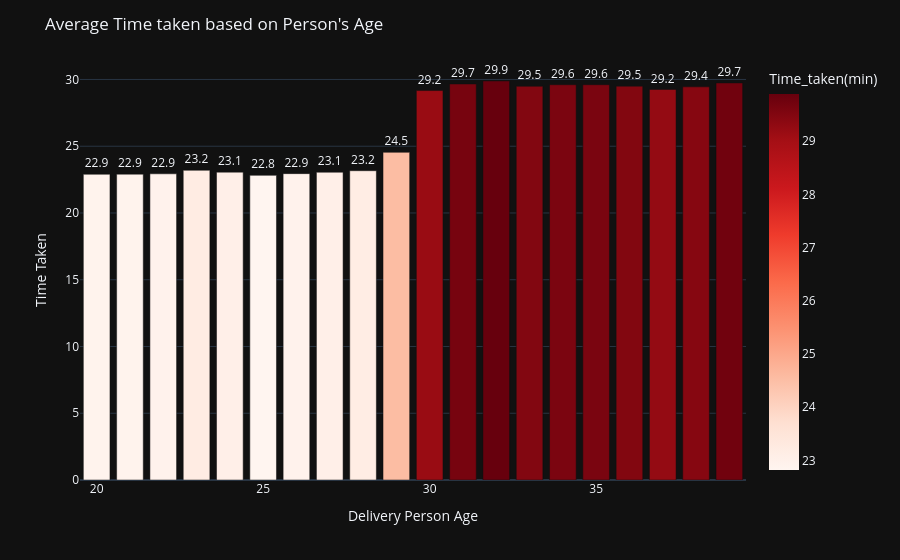

Source (notebook cell):
### Markdown cell above
## Bi-Variate Analysis

### Code cell
grp_df = df.groupby('Delivery_person_Age', as_index=False)['Time_taken(min)'].mean()
fig = px.bar(data_frame=grp_df, x = "Delivery_person_Age", y='Time_taken(min)', text='Time_taken(min)',
             color='Time_taken(min)', color_continuous_scale='reds')
fig.update_traces(texttemplate='%{text:.3s}', textposition='outside')
fig.update_layout(xaxis_title = "Delivery Person Age", yaxis_title="Time Taken",
                  title = "Average Time taken based on Person's Age", showlegend=False, template = 'plotly_dark',)
fig.show()

### Figure 1 — Plotly figure (JSON) as saved in the notebook; plotly's stock layout.template omitted (floating-point values rounded to 4 significant figures)
{"data": [{"hovertemplate": "Delivery_person_Age=%{x}<br>Time_taken(min)=%{marker.color}<extra></extra>", "legendgroup": "", "marker": {"color": [22.9, 22.91, 22.93, 23.2, 23.06, 22.82, 22.95, 23.05, 23.17, 24.54, 29.17, 29.66, 29.89, 29.49, 29.61, 29.61, 29.5, 29.25, 29.45, 29.74], "coloraxis": "coloraxis", "pattern": {"shape": ""}}, "name": "", "orientation": "v", "showlegend": false, "text": [22.9, 22.91, 22.93, 23.2, 23.06, 22.82, 22.95, 23.05, 23.17, 24.54, 29.17, 29.66, 29.89, 29.49, 29.61, 29.61, 29.5, 29.25, 29.45, 29.74], "textposition": "outside", "texttemplate": "%{text:.3s}", "type": "bar", "x": [20, 21, 22, 23, 24, 25, 26, 27, 28, 29, 30, 31, 32, 33, 34, 35, 36, 37, 38, 39], "xaxis": "x", "y": [22.9, 22.91, 22.93, 23.2, 23.06, 22.82, 22.95, 23.05, 23.17, 24.54, 29.17, 29.66, 29.89, 29.49, 29.61, 29.61, 29.5, 29.25, 29.45, 29.74], "yaxis": "y"}], "layout": {"barmode": "relative", "coloraxis": {"colorbar": {"title": {"text": "Time_taken(min)"}}, "colorscale": [[0, "rgb(255,245,240)"], [0.125, "rgb(254,224,210)"], [0.25, "rgb(252,187,161)"], [0.375, "rgb(252,146,114)"], [0.5, "rgb(251,106,74)"], [0.625, "rgb(239,59,44)"], [0.75, "rgb(203,24,29)"], [0.875, "rgb(165,15,21)"], [1, "rgb(103,0,13)"]]}, "legend": {"tracegroupgap": 0}, "margin": {"t": 60}, "showlegend": false, "title": {"text": "Average Time taken based on Person's Age"}, "xaxis": {"anchor": "y", "domain": [0, 1], "title": {"text": "Delivery Person Age"}}, "yaxis": {"anchor": "x", "domain": [0, 1], "title": {"text": "Time Taken"}}}}
